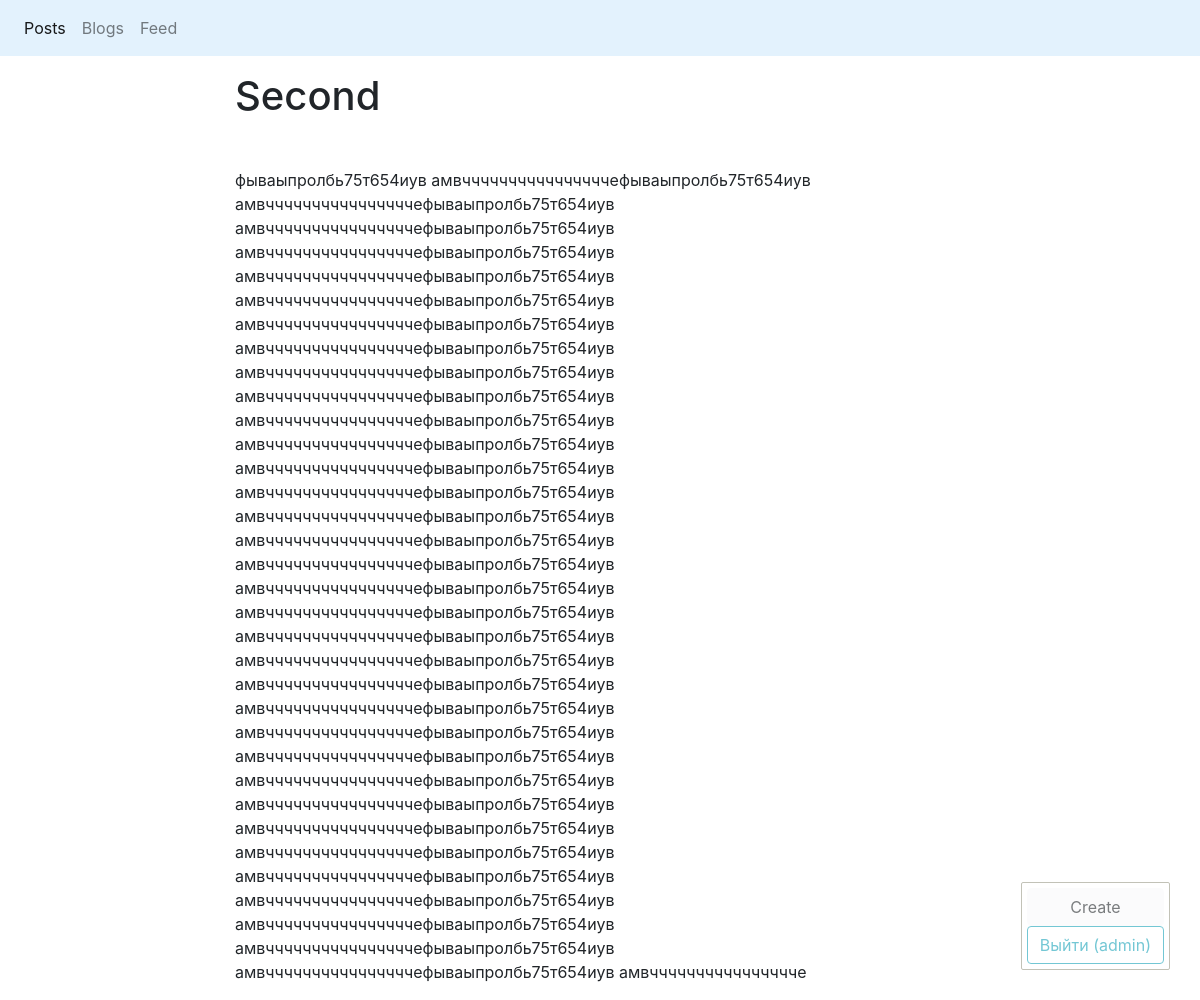
/post/4/ (signed in), run on the app's committed database.
### posts/models.py (models this page shows, shortened)
class Post(models.Model):
    blog = models.ForeignKey(Blog, on_delete=models.CASCADE)
    title = models.CharField('Заголовок', max_length=150, db_index=True)
    text = models.TextField(blank=True, db_index=True)
    date_pub = models.DateTimeField('Время создания', auto_now_add=True)
    readers = models.ManyToManyField(User, verbose_name='Кто прочитал', blank=True)
    class Meta:
        verbose_name = 'Пост'
        verbose_name_plural = 'Посты'
        ordering = ('-date_pub',)

### posts/views.py (the view)
# urls.py: path('post/<int:pk>/', PostDetail.as_view(), name='post_detail'),
class PostDetail(LoginRequiredMixin, DetailView):
    model = Post
    template_name = 'posts/post_detail.html'
    def get(self, request, *args, **kwargs):
        post = get_object_or_404(self.model, pk=kwargs['pk'])
        if request.user not in post.readers.all():
            post.readers.add(request.user)
        return render(request, self.template_name, context={'post': post})

### posts/templates/posts/post_detail.html (shortened to what this page needs)
{% extends 'base.html' %}
{% block content %}
    <h1 class="mb-5">
        {{ post.title }}
    </h1>
    <p>
        {{ post.text }}
    </p>
{% endblock %}

### templates/base.html (shortened to what this page needs)
{% load static %}
<!DOCTYPE html>
<html>
<head>
    {% block stylesheets %}
        <link rel="stylesheet" href="https://stackpath.bootstrapcdn.com/bootstrap/4.1.3/css/bootstrap.min.css"
>
        <link rel="stylesheet" href="{% static 'css/style.css' %}">
    {% endblock %}
</head>
<body>
{% block header %}
    <nav class="navbar navbar-expand-lg navbar-light" style="background-color: #e3f2fd;">
        <div class="collapse navbar-collapse" id="navbarSupportedContent">
            <ul class="navbar-nav mr-auto">
                <li class="nav-item active">
                    <a class="nav-link" href="{% url 'posts_list' %}">Posts</a>
                </li>
                <li class="nav-item">
                    <a class="nav-link" href="{% url 'blogs_list' %}">Blogs</a>
                </li>
                <li class="nav-item">
                    <a class="nav-link" href="{% url 'feed:feed' %}">Feed</a>
                </li>
            </ul>
            <ul class="navbar-nav">
                {% if user.is_authenticated %}
                    <li class="nav-item">
                        <div class="admin-panel align-items-center">
                            <a href="{% url 'post_create' %}" class="btn btn-light">Create</a>
                            <a href="{% url 'logout' %}" class="btn btn-outline-info">Выйти ({{ user.username }})</a>
                        </div>
                    </li>
                {% else %}
                    <li><a href="{% url 'login' %}" class="btn btn-outline-info">Войти</a></li>
                    <li><a href="{% url 'register' %}" class="btn btn-outline-info">Регистрация</a></li>
                {% endif %}
            </ul>
        </div>
    </nav>
{% endblock %}
<div class="container mt-3">
    <div class="row">
        <div class="col-8 offset-md-2">
            {% block content %}{% endblock %}
        </div>
    </div>
</div>
</body>
</html>

### static/css/style.css (style rules this page uses)
.admin-panel { border: 1px solid #999988; border-radius: 2px; position: fixed; right: 30px; bottom: 30px; opacity: 0.6; padding: 5px; }
.admin-panel a { display: block; }

### data on the page
Post: title "Second", text "фываыпролбь75т654иув амвччччччччччччччччефываыпролбь75т654иув амвччччччччччччччччефываыпролбь75т654иув амвччччччччччччччччефываыпролбь75т654иув амвччччччччччччччччефываыпролбь75т654иув амвччччччччччччччччефываыпролбь75т654иув амвччччччччччччччччефываыпролбь75т654иув амвччччччччччччччччефываыпролбь75т654иув амвччччччччччччччччефываыпролбь75т654иув амвччччччччччччччччефываыпролбь75т654иув амвччччччччччччччччефываыпролбь75т654иув амвччччччччччччччччефываыпролбь75т654иув амвччччччччччччччччефываыпролбь75т654иув амвччччччччччччччччефываыпролбь75т654иув амвччччччччччччччччефываыпролбь75т654иув амвччччччччччччччччефываыпролбь75т654иув амвччччччччччччччччефываыпролбь75т654иув…"

### other printed values
{{ user.username }} "admin"
